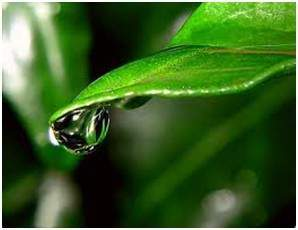
#> input picture Assignments/Task-3/22671A7385/rgb.jpg, 298 x 230 px
$ jupyter execute --allow-errors ImageToolkit.ipynb   (shell and % lines are left out)
#> lines starting #> are read from the running program, lines starting #| are printed output that depends on the picture; after the words box and inside, x2 and y2 are one past the last pixel; in counts of white or black regions, pixels touching at a corner belong together
## This Toolkit aims to implement the basic image processing tools and libraries. This exercise will serve as an understing to the operations implemented in the Streamlit GUI using basic maths and visualization (Open CV and othe high level packages are not used here)

### Let's first import basic image processing or related libraries

[cell 1]
from PIL import Image
import matplotlib.pyplot as plt
import numpy as np

### First load an image and visualize it

#> (a cell that did not finish here is left out)

### Finding dimensions of the image

#> (a cell that did not finish here is left out)

### An RGB image can be decomposed into three channels, Red(R), Green(G), Blue(B). In this subsection, let's visualize each channel separately

[cell 4]
# [27 lines left out: function VisualizeChannel, not called in this run]

#> (a cell that did not finish here is left out)

#> (a cell that did not finish here is left out)

#> (a cell that did not finish here is left out)

### Intensity Manipulation: RGB to Gray

[cell 8]
# Visualizing the image
image2 = plt.imread('rgb.jpg')
#> image2 is the input picture: shape (230, 298, 3); mean R, G, B 57.3, 94.9, 36.1
plt.imshow(image2)

[cell 9]
def RGB2Gray(image):
    '''
    This function converts an RGB image to grayscale
    image: RGB image
    '''
    %matplotlib widget
    #write you code here and visualize the result
    gray = 0.3 * image[..., 0] + 0.59 * image[..., 1] + 0.11 * image[..., 2]
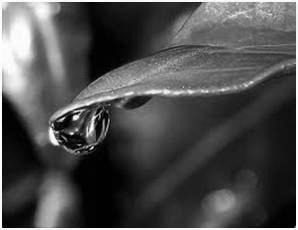
#> gray: shape (230, 298) float64; min 0, max 255, mean 77.2

    plt.imshow(gray, cmap='gray')
    plt.title("Grayscale Image")
    plt.axis('off')  # Hide axis
    plt.show()

    return gray       #'gray' is grayscale image, converted from RGB image

[cell 10]
#RGB to Gray Scale results
gray_image = RGB2Gray(image2)

We can also convert a gray image to a binary image.

$$
I(x, y) =
\begin{cases}
1 & \text{if } I(x, y) \geq T \\
0 & \text{if } I(x, y) < T & \text{where T is threshold}
\end{cases}
$$

Though there are proper methods (such as the Otsu method) to find a suitable $T$, we will not go into details of those algorithms and randomly select T values and visualize the result.

[cell 11]
# The threshold T is typically chosen from the range 0 to 255, which corresponds to the possible intensity values of an
# 8-bit grayscale image.

def Gray2Binary(image,T):
    '''
    This function converts a gray image to binary based on the rule stated above.
    image: image (can be RGB or gray); if the image is RGB, convert it to gray first
    T: Threshold
    '''
#> called with T = 127

    #check if image is RGB if yes, convert it to gray
    flag = len(image.shape)
#> flag = 3
    if flag == 3:        #i.e. RGB image, hence to be converted to gray
        # write code to convert it to gray or you can call function "RGB2Gray" defined in task2.1
        gray_image = RGB2Gray(image)

    #Write code to threshold image based on the rule stated above and return this binarized image (say it 'bimage')
    bimage = np.where(gray_image >= T, 1, 0)
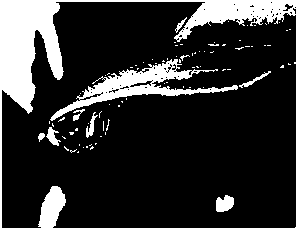
#> bimage: shape (230, 298) int64; values 0 (black) and 1 (white), 19% white; 84 white regions (75 under 20 px), largest, box (x1, y1, x2, y2) and area: (0, 0, 298, 230) 9304, (50, 59, 238, 121) 2653, (216, 195, 234, 212) 235


    #write code to visualize the resultant image
    plt.imshow(bimage, cmap='gray')
    plt.title(f'Binary Image with T = {T}')
    plt.axis('off')  # Hide axis
    plt.show()


    return bimage
